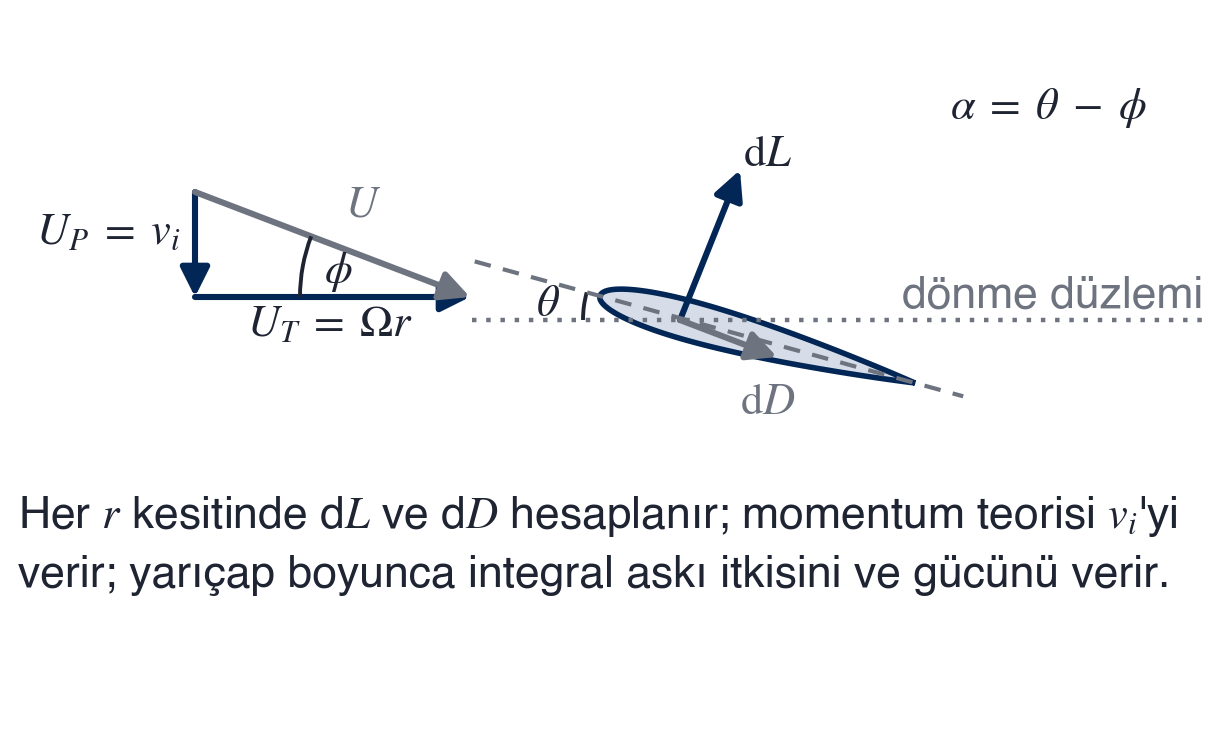

Here is the Python script that generated this plot:
"""Pal elemanı kesiti ve hız üçgeni: ornek/tr/sunum.md, "5 · Yöntem: BEMT askı modeli" slaydı.

Kullanım: python3 bemt_kesit.py [çıktı.png]   (varsayılan: bu klasördeki bemt_kesit.png)
Gerekli paket: matplotlib. Slayttaki metin_gorsel kutusu ölçüsünde (6,1 inç) çizilir; bütün yazılar 16 pt,
matematik gerçek yazımla (alt indis, eğik değişken, dik diferansiyel d). Etiketler çizgilerin üstüne binmez.
"""
import os, sys, numpy as np, matplotlib
matplotlib.use("Agg")
import matplotlib.pyplot as plt
from matplotlib.patches import FancyArrowPatch, Polygon, Arc

PT = 16                                   # bütün yazılar tek punto (slaytta 6,1 inç genişlikte gösterilir)
plt.rcParams.update({"font.family": "Helvetica", "font.size": PT, "mathtext.fontset": "stix"})
NAVY, GREY, DARK, FILL = "#022756", "#6E7380", "#1F2433", "#D6DDE9"
W, H = 1220, 730                           # eski görselin piksel ölçüsü; 200 dpi → 6,1 × 3,65 inç
fig = plt.figure(figsize=(W / 200, H / 200), dpi=200)
ax = fig.add_axes([0, 0, 1, 1]); ax.set_xlim(0, W); ax.set_ylim(H, 0); ax.axis("off")

def ok(p, q, c, lw=2.2):
    ax.add_patch(FancyArrowPatch(p, q, arrowstyle="-|>", mutation_scale=22, color=c, lw=lw, shrinkA=0, shrinkB=0))

# hız üçgeni
ok((195, 192), (195, 297), NAVY)                       # U_P, aşağı
ok((195, 297), (470, 297), NAVY)                       # U_T, sağa
ok((195, 192), (470, 297), GREY)                       # U, bileşke
ax.text(180, 233, r"$U_P \;=\; v_i$", ha="right", va="center", color=DARK)
ax.text(330, 325, r"$U_T \;=\; \Omega r$", ha="center", va="center", color=DARK)
ax.text(363, 205, r"$U$", ha="center", va="center", color=GREY)
phi = np.degrees(np.arctan2(105, 275))
ax.add_patch(Arc((470, 297), 340, 340, theta1=180, theta2=180 + phi, color=DARK, lw=1.4))   # y ekseni ters: açı yönü
ax.text(338, 272, r"$\phi$", ha="center", va="center", color=DARK)

# dönme düzlemi
ax.plot([472, 1205], [320, 320], ls=(0, (1, 2.2)), color=GREY, lw=1.6)
ax.text(1203, 296, "dönme düzlemi", ha="right", va="center", color=GREY)

# kesit: NACA 0012, veter (600,296) → (915,383)
le, te = np.array([600.0, 296.0]), np.array([915.0, 383.0])
c = np.linalg.norm(te - le); ang = np.arctan2(te[1] - le[1], te[0] - le[0])
x = (1 - np.cos(np.linspace(0, np.pi, 120))) / 2
t = 5 * 0.12 * (0.2969 * np.sqrt(x) - 0.1260 * x - 0.3516 * x**2 + 0.2843 * x**3 - 0.1036 * x**4)
pts = np.concatenate([np.c_[x, t], np.c_[x[::-1], -t[::-1]]]) * c
R = np.array([[np.cos(ang), -np.sin(ang)], [np.sin(ang), np.cos(ang)]])
ax.add_patch(Polygon(pts @ R.T + le, closed=True, fc=FILL, ec=NAVY, lw=2))
u = (te - le) / c
ax.plot(*np.c_[le - 130 * u, te + 50 * u], ls=(0, (4, 3)), color=GREY, lw=1.5)    # veter doğrultusu
# θ: veter doğrultusu ile dönme düzlemi arasındaki açı; tepe noktası iki çizginin kesiştiği yer
vx = le[0] + (320 - le[1]) / u[1] * u[0]
ax.add_patch(Arc((vx, 320), 2 * (vx - 583), 2 * (vx - 583), theta1=180, theta2=180 + np.degrees(ang), color=DARK, lw=1.4))
ax.text(548, 304, r"$\theta$", ha="center", va="center", color=DARK)

# kuvvetler: dL ⟂ U, dD ∥ U
ok((680, 320), (740, 170), NAVY)
ax.text(768, 155, r"$\mathrm{d}L$", ha="center", va="center", color=DARK)
ok((680, 320), (777, 357), GREY)
ax.text(768, 402, r"$\mathrm{d}D$", ha="center", va="center", color=GREY)

ax.text(1048, 108, r"$\alpha \;=\; \theta \;-\; \phi$", ha="center", va="center", color=DARK)
ax.text(18, 545, "Her $r$ kesitinde d$L$ ve d$D$ hesaplanır; momentum teorisi $v_i$'yi\n"
        "verir; yarıçap boyunca integral askı itkisini ve gücünü verir.", ha="left", va="center", color=DARK, linespacing=1.5)
out = sys.argv[1] if len(sys.argv) > 1 else os.path.join(os.path.dirname(os.path.abspath(__file__)), "bemt_kesit.png")
fig.savefig(out, dpi=200, transparent=False, facecolor="white")
